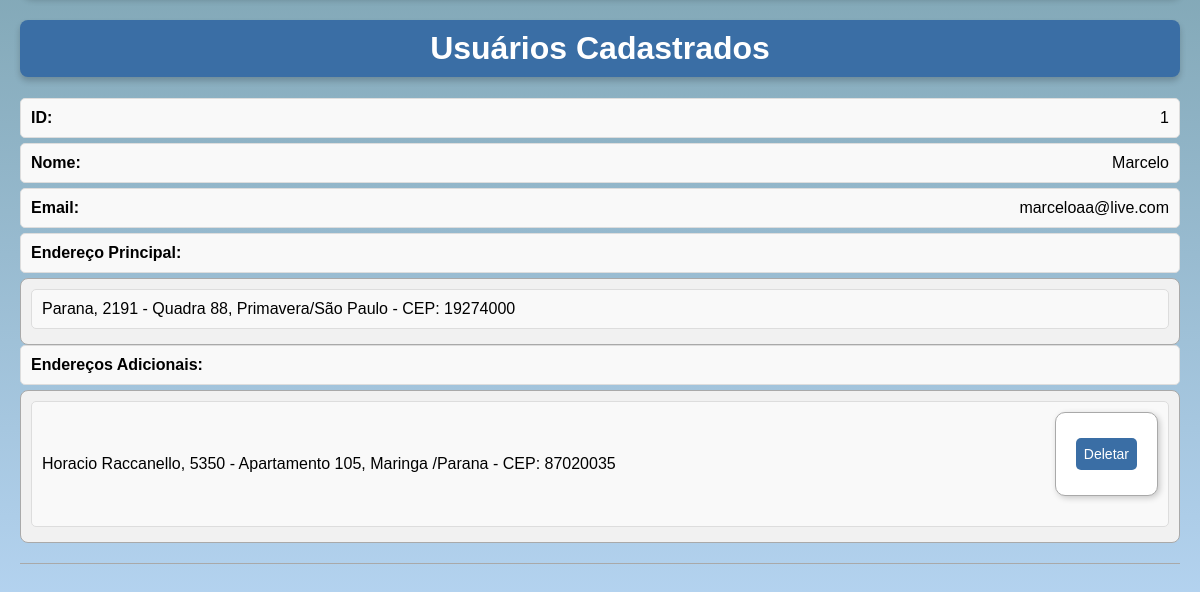
Before: / (lower part) with the older database file.
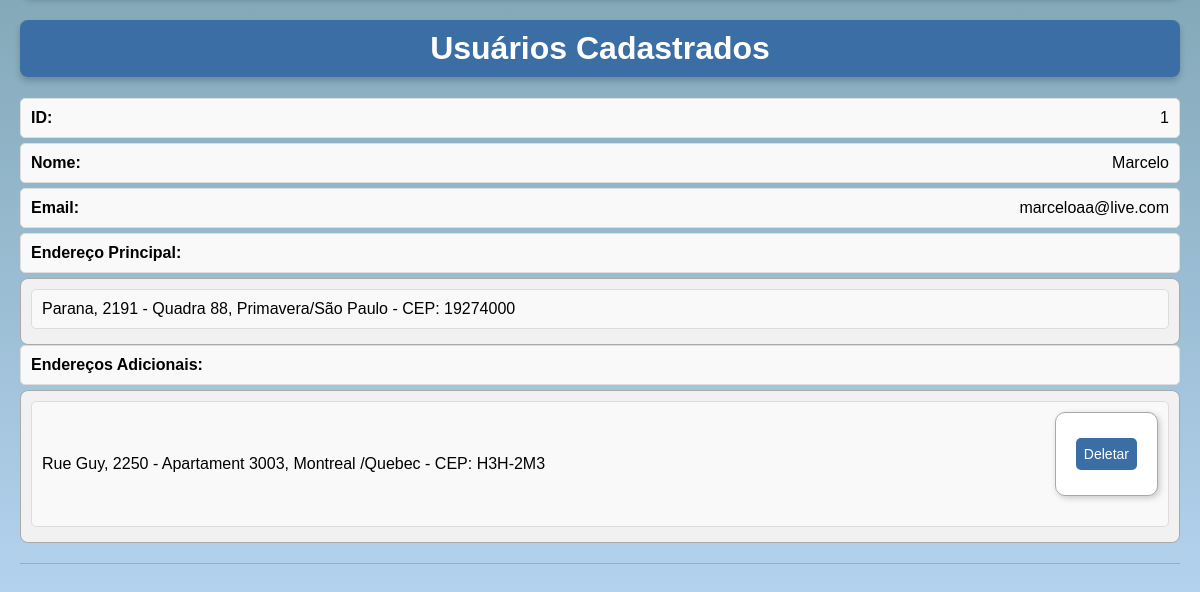
After: the same page with the newer database file.
### app.py (models this page shows)
class Users(db.Model):
    id = db.Column(db.Integer, primary_key=True)
    name = db.Column(db.String(80), nullable=False)
    email = db.Column(db.String(120), nullable=False, unique=True)
    password = db.Column(db.String(120), nullable=False)
    street = db.Column(db.String(120), nullable=False)
    number = db.Column(db.String(20), nullable=False)
    complement = db.Column(db.String(120))
    zip_code = db.Column(db.String(20), nullable=False)
    city = db.Column(db.String(120), nullable=False)
    state = db.Column(db.String(120), nullable=False)
    addresses = db.relationship('Addresses', backref='user', lazy=True)

class Addresses(db.Model):
    id = db.Column(db.Integer, primary_key=True)
    street = db.Column(db.String(120), nullable=False)
    number = db.Column(db.String(20), nullable=False)
    complement = db.Column(db.String(120))
    zip_code = db.Column(db.String(20), nullable=False)
    city = db.Column(db.String(120), nullable=False)
    state = db.Column(db.String(120), nullable=False)
    user_id = db.Column(db.Integer, db.ForeignKey('users.id'), nullable=False)

### app.py (the view)
@app.route('/')
def index():
    users = Users.query.all()
    return render_template('index.html', users=users)

### templates/index.html (shortened to what this page needs)
<!DOCTYPE html>
<html>
  <head>
  </head>
  <body>
    <h1>Usuários Cadastrados</h1>
    <ul>
        {% for user in users %}
            <li><strong>ID:</strong> {{ user.id }}</li>
            <li><strong>Nome:</strong> {{ user.name }}</li>
            <li><strong>Email:</strong> {{ user.email }}</li>
            <li><strong>Endereço Principal:</strong></li>
            <ul>
                <li>{{ user.street }}, {{ user.number }} - {{ user.complement or "N/A" }}, {{ user.city }}/{{ user.state }} - CEP: {{ user.zip_code }}</li>
            </ul>
            <li><strong>Endereços Adicionais:</strong></li>
            <ul>
              {% for address in user.addresses %}
                  <li>
                      {{ address.street }}, {{ address.number }} - {{ address.complement or "N/A" }}, {{ address.city }}/{{ address.state }} - CEP: {{ address.zip_code }}
                      <form action="/delete_address/{{ address.id }}" method="post" style="display: inline;">
                          <button type="submit">Deletar</button>
                      </form>
                  </li>
              {% else %}
                  <li>Sem endereços adicionais cadastrados.</li>
              {% endfor %}
          </ul>
            <hr>
        {% endfor %}
    </ul>
  </body>
</html>

### templates/index.html (style rules this page uses)
body { font-family: "Tahoma", sans-serif; background: linear-gradient(to bottom, #134837, #b4d3f0); margin: 0; padding: 20px; color: #000; }
h1 { background-color: #3a6ea5; color: white; padding: 10px; border-radius: 8px; text-align: center; box-shadow: 0 4px 6px rgba(0, 0, 0, 0.2); }
form { background-color: #ffffff; border: 1px solid #a9a9a9; border-radius: 10px; padding: 20px; margin-bottom: 20px; box-shadow: 2px 2px 6px rgba(0, 0, 0, 0.2); }
input, button { font-family: "Tahoma", sans-serif; margin: 5px 0; padding: 8px; border: 1px solid #a9a9a9; border-radius: 5px; width: 100%; box-sizing: border-box; }
button { background-color: #3a6ea5; color: white; font-size: 14px; cursor: pointer; border: none; }
ul { list-style-type: none; padding: 0; }
li { display: flex; justify-content: space-between; align-items: center; background-color: #f9f9f9; padding: 10px; margin-bottom: 5px; border-radius: 5px; border: 1px solid #ddd; }
ul ul { background-color: #f1f1f1; padding: 10px; border: 1px solid #a9a9a9; border-radius: 8px; }
hr { border: none; border-top: 1px solid #a9a9a9; margin: 20px 0; }

Changed rows visible on the page:
changed Addresses: street "Horacio Raccanello" → "Rue Guy"; number "5350" → "2250"; complement "Apartamento 105" → "Apartament 3003"; city "Maringa" → "Montreal"; state "Parana" → "Quebec"; zip_code "87020035" → "H3H-2M3"
